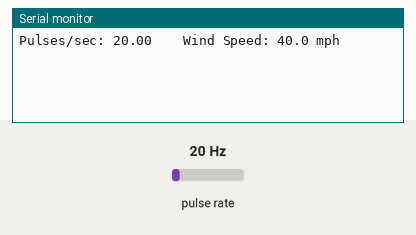
Simulated run of this sketch. Board: ESP8266 (NodeMCU). Parts: the last lines printed to the serial monitor. Wiring (inferred from the names in the program): pulse sensor: data D2. The inputs (shaded band) are chosen by the test bench; at power-on: pulse rate 20 Hz.

Above: at 1.2 s.
1.3 s: pulse rate (sensor on D2) set to 4 Hz
At 2.6 s:
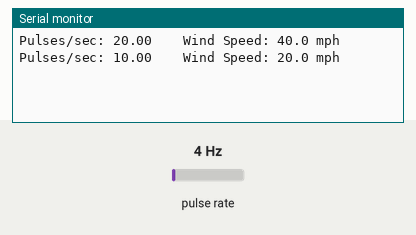
2.8 s: pulse rate (sensor on D2) set to 50 Hz
At 3.8 s:
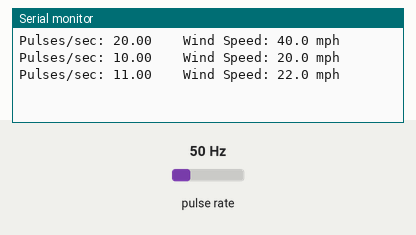
Timing chart, 0 to 5.8 s (numbered marks = the images above; inputs shaded):
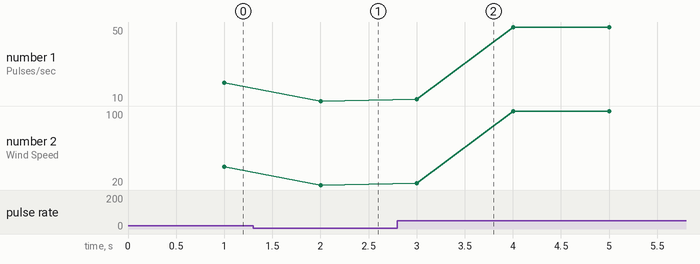

Measured:
- after the input at 1.3 s, the serial monitor: prints a new line after 0.70 s (image 1)
- after the input at 2.8 s, the serial monitor: prints a new line after 0.20 s (image 2)
- plotted number 1: 20 → 10 after the input at 1.3 s, 10 → 50 after the input at 2.8 s
- plotted number 2: 20 → 100 after the input at 2.8 s

The sketch:

Anemometer_Test_Code.ino
```cpp
const byte windPin = D2;          // Sensor connected to digital pin 2
volatile unsigned long pulseCount = 0;

// Adjust this after calibration.
// Example: if 1 Hz (1 pulse/sec) = 2.0 mph, leave it at 2.0.
const float MPH_PER_HZ = 2.0;

void countPulse() {
 pulseCount++;
}

void setup() {
 Serial.begin(115200);

 pinMode(windPin, INPUT_PULLUP);

 attachInterrupt(digitalPinToInterrupt(windPin), countPulse, FALLING);
}

void loop() {
 static unsigned long lastTime = 0;

 if (millis() - lastTime >= 1000) {

   noInterrupts();
   unsigned long pulses = pulseCount;
   pulseCount = 0;
   interrupts();

   float frequency = pulses;            // pulses per second (Hz)
   float mph = frequency * MPH_PER_HZ;

   Serial.print("Pulses/sec: ");
   Serial.print(frequency);

   Serial.print("    Wind Speed: ");
   Serial.print(mph, 1);
   Serial.println(" mph");

   lastTime = millis();
 }
}
```
